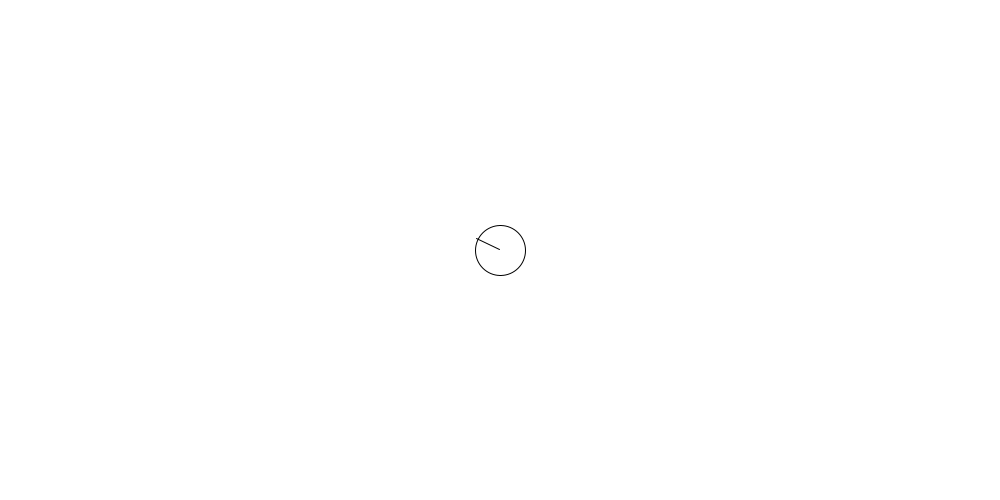
Frame 1 (no input)
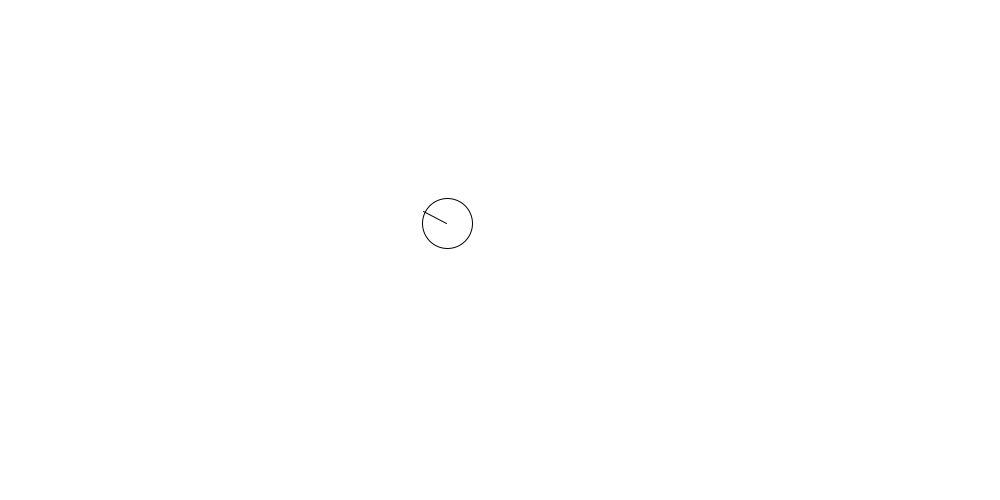
Frame 60 (the mouse pressed at the canvas centre just before this capture)
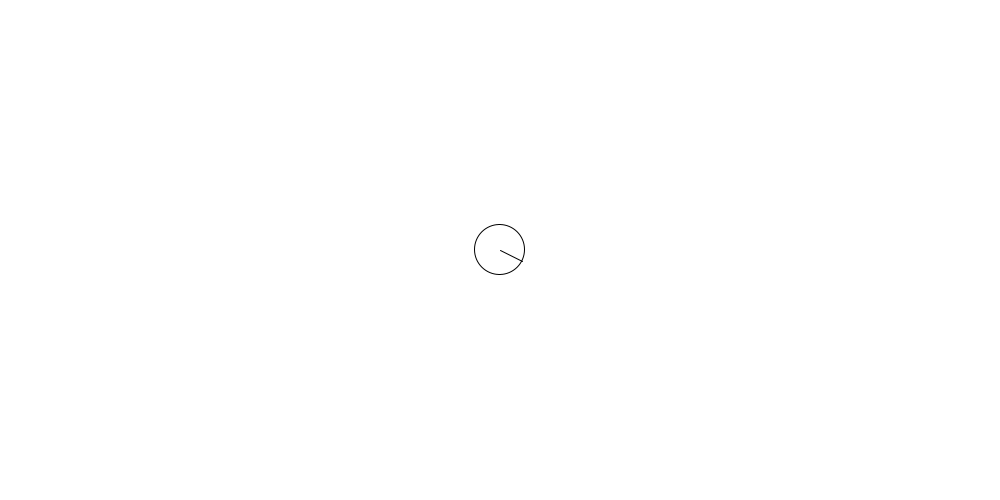
Frame 120 (the mouse held since frame 60 and released just before this capture)

The Processing sketch that drew these frames (run headless with seeded random() and noise(); from frame 60 on, the mouse is pressed at the canvas centre):

// Processing sketch: mouseHunter
// ── mouseHunter.pde
float diam = 50;
PVector circleVec = new PVector(500, 250);
PVector vec1 = new PVector(circleVec.x, circleVec.y);

void setup(){
  size(1000,500);
}




void draw(){
  background(255);

  stroke(0);
  ellipse(circleVec.x, circleVec.y, diam, diam);

  move();
  line(circleVec.x, circleVec.y, circleVec.x + vec1.x * diam/2, circleVec.y + vec1.y * diam/2);

}

void move(){
    vec1.set(mouseX - circleVec.x, mouseY - circleVec.y);
    vec1.normalize();
    circleVec.add(vec1);
}
